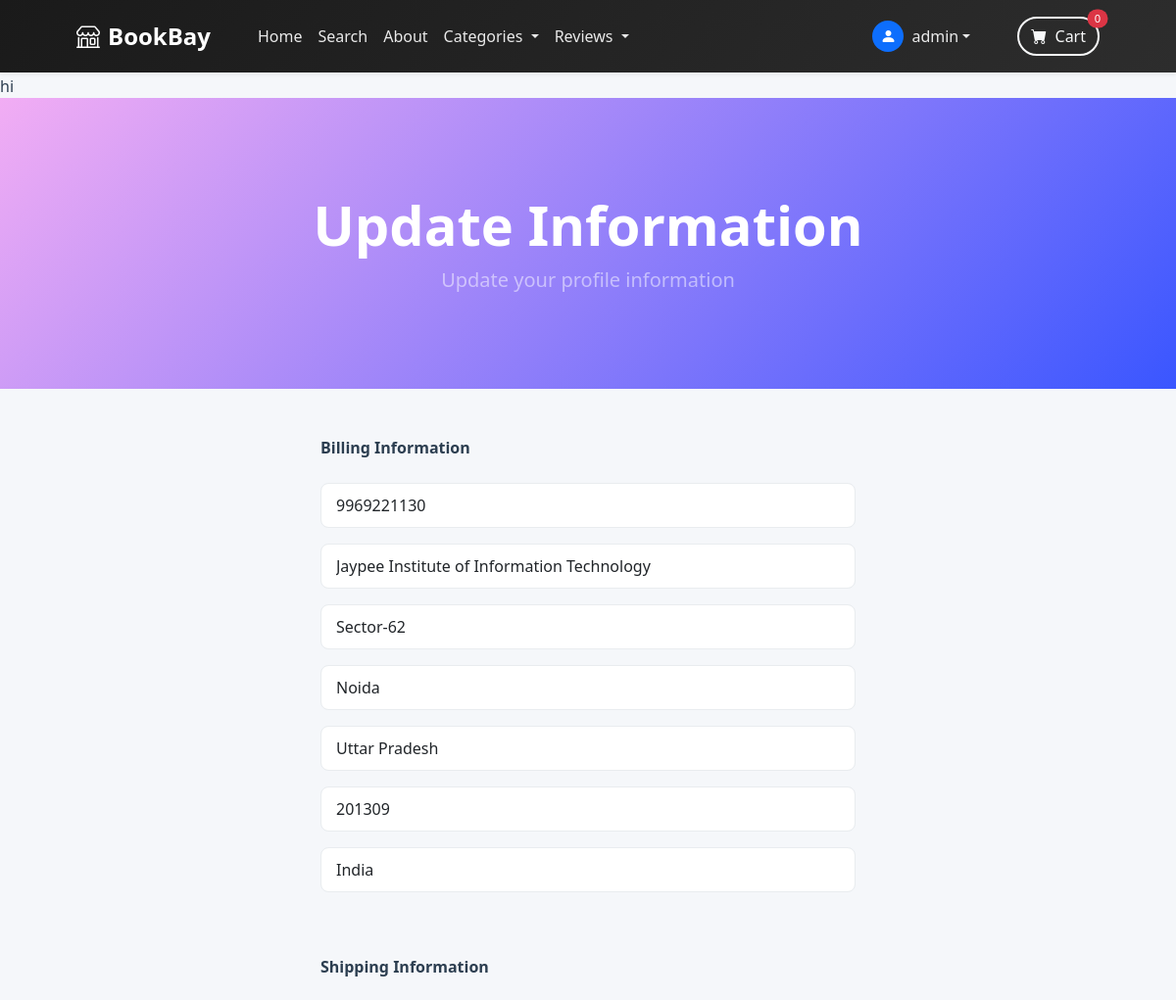
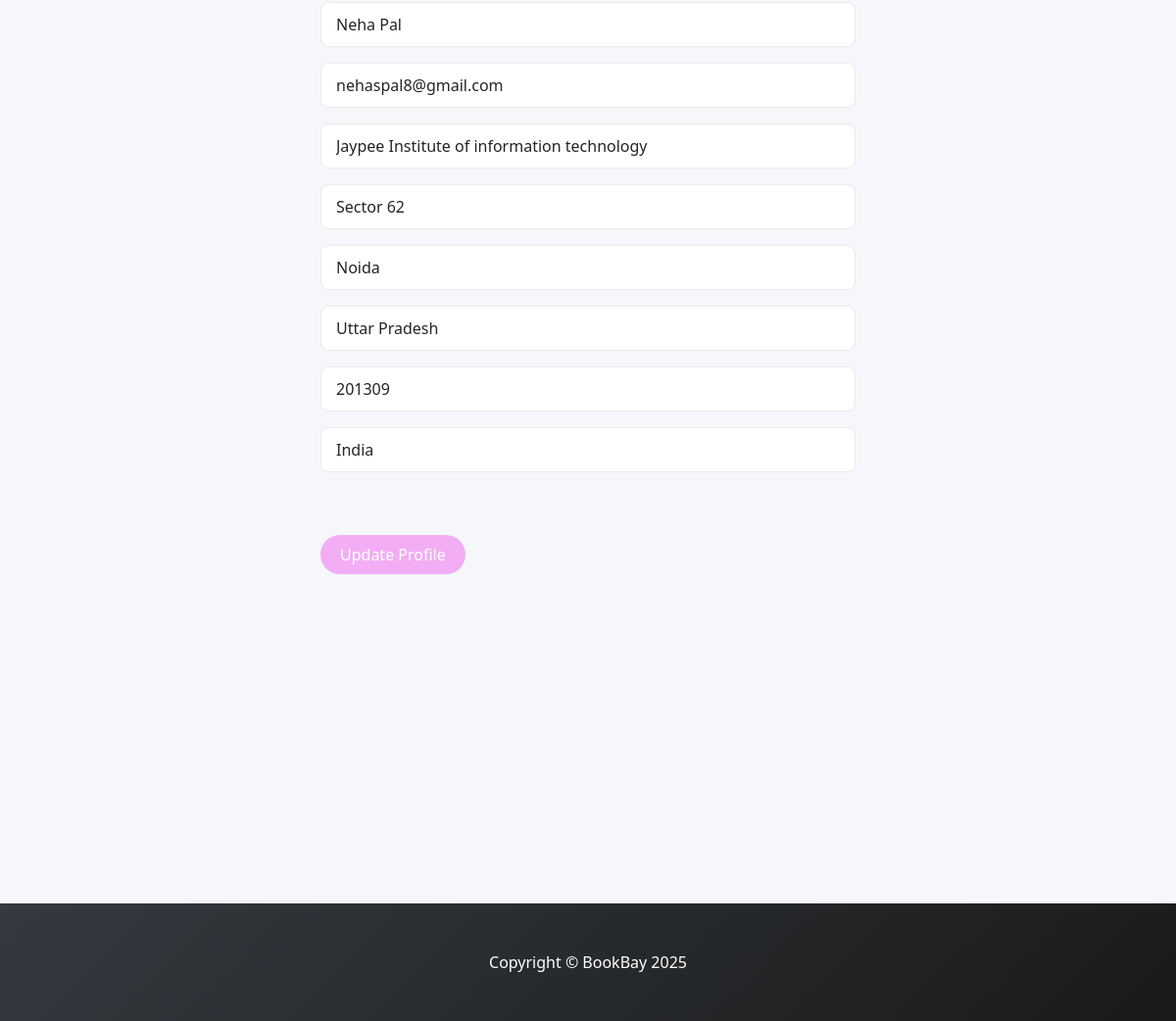
The page /update_info/ (signed in) on the database its author committed (2 pictures, top to bottom).
### store/models.py (models this page shows, shortened)
class Profile(models.Model):
    user = models.OneToOneField(User, on_delete=models.CASCADE)
    date_modified = models.DateTimeField(auto_now=True)
    phone = models.CharField(max_length=20, blank=True)
    address1 = models.CharField(max_length=250, blank=True)
    address2 = models.CharField(max_length=250, blank=True)
    city = models.CharField(max_length=100, blank=True)
    state = models.CharField(max_length=100, blank=True)
    zipcode = models.CharField(max_length=100, blank=True)
    country = models.CharField(max_length=100, blank=True)
    old_cart = models.CharField(max_length=5000, blank=True, null=True)

### payment/models.py (models this page shows, shortened)
class ShippingAddress(models.Model):
    user = models.ForeignKey(User, on_delete=models.CASCADE, null=True, blank=True, related_name='payment_shipping_address')
    shipping_full_name = models.CharField(max_length=255)
    shipping_email = models.EmailField(max_length=255)
    shipping_address1 = models.CharField(max_length=500)
    shipping_address2 = models.CharField(max_length=500, null=True, blank=True)
    shipping_city = models.CharField(max_length=255, default='')
    shipping_state = models.CharField(max_length=255, null=True, blank=True)
    shipping_zip_code = models.CharField(max_length=255, null=True, blank=True)
    shipping_country = models.CharField(max_length=255)
    class Meta:
        verbose_name_plural = "Shipping Address"

### store/views.py (the view)
# urls.py: path("update_info/", views.update_info, name= 'update_info'),
@login_required
def update_info(request):
    try:
        profile = Profile.objects.get(user=request.user)
    except Profile.DoesNotExist:
        profile = Profile(user=request.user)
        profile.save()
    try:
        shipping_address = ShippingAddress.objects.get(user=request.user)
    except ShippingAddress.DoesNotExist:
        shipping_address = None
    if request.method == 'POST':
        form = UserInfoForm(request.POST, instance=profile)
        shipping_form = ShippingForm(request.POST, instance=shipping_address)
        if form.is_valid() and shipping_form.is_valid():
            form.save()
            shipping = shipping_form.save(commit=False)
            shipping.user = request.user
            shipping.save()
            messages.success(request, 'Your profile has been updated successfully!')
            return redirect('store:home')
        else:
            for field, errors in form.errors.items():
                for error in errors:
                    messages.error(request, f'{field}: {error}')
    else:
        form = UserInfoForm(instance=profile)
        shipping_form = ShippingForm(instance=shipping_address)
    return render(request, 'update_info.html', {
        'form': form,
        'categories': get_categories(),
        'shipping_form': shipping_form
    })

### cart/cart.py (called while the page is built)
    def __len__(self):
        return len(self.cart)

### cart/context_processors.py (called while the page is built)
def cart(request):
    return {"cart": Cart(request)}

### store/context_processors.py (called while the page is built)
def categories_context(request):
    return {
        'categories': Category.objects.filter(parent=None)
    }

### store/models.py (called while the page is built)
    def get_subcategories(self):
        return self.subcategories.all()

### store/views.py (called while the page is built)
def get_categories():
    return Category.objects.filter(parent=None)

### store/templates/update_info.html (shortened to what this page needs)
{% extends 'base.html'%}
{% block content %}
<header class="py-5" style="background: linear-gradient(135deg, var(--primary-color) 0%, #3a56ff 100%);">
    <div class="container px-4 px-lg-5 my-5">
        <div class="text-center text-white">
            <h1 class="display-4 fw-bolder">Update Information</h1>
            <p class="lead fw-normal text-white-50 mb-0">Update your profile information</p>
        </div>
    </div>
</header>
<div class="container">
    <div class="row">
        <div class="col-md-6 offset-md-3">
            <br/><br/>
            <strong style="color: var(--text-primary);">Billing Information</strong>
            <br/><br/>
            <form method="POST" action="{% url 'store:update_info' %}">
                {{ form.as_p }}
                <br/><br/>
                <strong style="color: var(--text-primary);">Shipping Information</strong>
                <br/><br/>
                {{ shipping_form.as_p }}
                <br/><br/>
                <button type="submit" class="btn btn-primary">
                    Update Profile
                </button>
            </form>
            <br/><br/>
            <br/><br/>
            <br/><br/>
            <br/><br/>
            <br/><br/>
            <br/><br/>
            <br/><br/>
        </div>
    </div>
</div>
{% endblock content %}

### store/templates/navbar.html (shortened to what this page needs)
<nav class="navbar navbar-expand-lg navbar-dark bg-dark fixed-top shadow-sm">
    <div class="container px-4 px-lg-5">
        <a class="navbar-brand fw-bold" href="{% url 'store:home' %}">
            <i class="bi bi-shop me-2"></i>BookBay
        </a>
        <div class="collapse navbar-collapse" id="navbarSupportedContent">
            <ul class="navbar-nav me-auto mb-2 mb-lg-0 ms-lg-4">
                <li class="nav-item">
                    <a class="nav-link position-relative {% if request.path == '/' %}active{% endif %}" href="{% url 'store:home' %}">
                        Home
                    </a>
                </li>
                <li class="nav-item">
                    <a class="nav-link position-relative {% if request.path == '/search/' %}active{% endif %}" href="{% url 'store:search' %}">
                        Search
                    </a>
                </li>
                <li class="nav-item">
                    <a class="nav-link position-relative {% if request.path == '/about/' %}active{% endif %}" href="{% url 'store:about' %}">
                        About
                    </a>
                </li>
                <li class="nav-item dropdown">
                    <a class="nav-link dropdown-toggle position-relative" href="#" id="navbarDropdown" role="button" data-bs-toggle="dropdown" aria-expanded="false">
                        Categories
                    </a>
                </li>
                {% if user.is_authenticated %}
                <li class="nav-item dropdown">
                    <a class="nav-link dropdown-toggle position-relative" id="reviewsDropdown" href="#" role="button" data-bs-toggle="dropdown" aria-expanded="false">
                        Reviews
                    </a>
                </li>
                {% endif %}
            </ul>
            <div class="d-flex align-items-center">
                {% if user.is_authenticated %}
                    <div class="dropdown me-3">
                        <a class="nav-link dropdown-toggle text-white d-flex align-items-center" href="#" id="userDropdown" role="button" data-bs-toggle="dropdown" aria-expanded="false">
                            <div class="rounded-circle bg-primary d-flex align-items-center justify-content-center me-2" style="width: 32px; height: 32px;">
                                <i class="bi bi-person-fill text-white"></i>
                            </div>
                            {{ user.username }}
                        </a>
                    </div>
                {% endif %}
                <a class="btn btn-outline-light ms-3 rounded-pill position-relative" href="{% url 'cart:cart_summary' %}">
                    <i class="bi-cart-fill me-1"></i>
                    Cart
                    <span id="cart_quantity" class="position-absolute top-0 start-100 translate-middle badge rounded-pill bg-danger">
                        {% if cart|length > 0 %}
                            {{ cart|length }}
                        {% else %}
                            0
                        {% endif %}
                    </span>
                </a>
            </div>
        </div>
    </div>
</nav>

### store/templates/base.html (style rules this page uses)
:root { --primary-color:rgb(242, 173, 244); --secondary-color: #6c757d; --success-color: #28a745; --danger-color: #dc3545; --warning-color: #ffc107; --info-color: #17a2b8; --light-color: #f8f9fa; --dark-color: #343a40; --body-bg: #f5f7fa; --card-bg: #ffffff; --text-primary: #2c3e50; --text-secondary: #6c757d; --border-color: #e9ecef; }
body { min-height: 100vh; display: flex; flex-direction: column; padding-top: 76px; background-color: var(--body-bg); color: var(--text-primary); }
.navbar { background: linear-gradient(135deg, var(--primary-color) 0%, #3a56ff 100%) !important; box-shadow: 0 2px 10px rgba(0, 0, 0, 0.1); }
.navbar-brand { color: white !important; font-weight: 600; }
.nav-link { color: rgba(255, 255, 255, 0.9) !important; transition: all 0.3s ease; }
.btn-primary { background: var(--primary-color); border: none; border-radius: 25px; padding: 8px 20px; transition: all 0.3s ease; }
.btn-outline-light { border-radius: 25px; transition: all 0.3s ease; }
.form-control { border-radius: 8px; border: 1px solid var(--border-color); padding: 10px 15px; }
.badge { border-radius: 15px; padding: 5px 10px; font-weight: 500; }
html { scroll-behavior: smooth; }
.navbar { transition: all 0.3s ease; }

### store/templates/navbar.html (style rules this page uses)
.navbar { background: linear-gradient(135deg, #1a1a1a 0%, #2d2d2d 100%) !important; padding: 0.8rem 0; }
.navbar-brand { font-size: 1.5rem; transition: transform 0.3s ease; }
.nav-link { position: relative; padding: 0.5rem 1rem; transition: color 0.3s ease; }
.btn-outline-light { border-width: 2px; transition: all 0.3s ease; }
.btn-primary { transition: all 0.3s ease; }
.badge { font-size: 0.7rem; padding: 0.35em 0.65em; }

### rows shown on the page
Profile: phone "9969221130", address1 "Jaypee Institute of Information Technology", address2 "Sector-62", city "Noida", state "Uttar Pradesh", zipcode "201309", country "India"
ShippingAddress: shipping_full_name "Neha Pal", shipping_email "nehaspal8@gmail.com", shipping_address1 "Jaypee Institute of information technology", shipping_address2 "Sector 62", shipping_city "Noida", shipping_state "Uttar Pradesh", shipping_zip_code "201309", shipping_country "India"

### other values the page prints
{{ user.username }} "admin"
